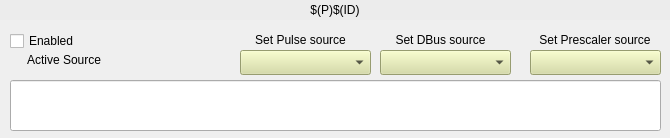
<ui version="4.0">
 <class>Form</class>
 <widget class="QWidget" name="Form">
  <property name="geometry">
   <rect>
    <x>0</x>
    <y>0</y>
    <width>670</width>
    <height>138</height>
   </rect>
  </property>
  <property name="windowTitle">
   <string>Form</string>
  </property>
  <widget class="caToggleButton" name="catogglebutton">
   <property name="geometry">
    <rect>
     <x>10</x>
     <y>30</y>
     <width>81</width>
     <height>22</height>
    </rect>
   </property>
   <property name="text">
    <string>Enabled</string>
   </property>
   <property name="channel" stdset="0">
    <string notr="true">$(EVR):$(P)$(ID)-Ena-SP</string>
   </property>
  </widget>
  <widget class="QLabel" name="label_14">
   <property name="geometry">
    <rect>
     <x>0</x>
     <y>50</y>
     <width>101</width>
     <height>20</height>
    </rect>
   </property>
   <property name="text">
    <string>Active Source</string>
   </property>
   <property name="alignment">
    <set>Qt::AlignRight|Qt::AlignTrailing|Qt::AlignVCenter</set>
   </property>
  </widget>
  <widget class="caMenu" name="camenu_2">
   <property name="geometry">
    <rect>
     <x>240</x>
     <y>50</y>
     <width>131</width>
     <height>25</height>
    </rect>
   </property>
   <property name="channel" stdset="0">
    <string notr="true">$(EVR):$(P)$(ID)-Src-Pulse-SP</string>
   </property>
  <property name="styleSheet">
   <string notr="true">background-color: rgb(212, 219, 157);</string>
  </property></widget>
  <widget class="caMenu" name="camenu_3">
   <property name="geometry">
    <rect>
     <x>530</x>
     <y>50</y>
     <width>131</width>
     <height>25</height>
    </rect>
   </property>
   <property name="channel" stdset="0">
    <string notr="true">$(EVR):$(P)$(ID)-Src-Scale-SP</string>
   </property>
  <property name="styleSheet">
   <string notr="true">background-color: rgb(212, 219, 157);</string>
  </property></widget>
  <widget class="caMenu" name="camenu_4">
   <property name="geometry">
    <rect>
     <x>380</x>
     <y>50</y>
     <width>131</width>
     <height>25</height>
    </rect>
   </property>
   <property name="channel" stdset="0">
    <string notr="true">$(EVR):$(P)$(ID)-Src-DBus-SP</string>
   </property>
  <property name="styleSheet">
   <string notr="true">background-color: rgb(212, 219, 157);</string>
  </property></widget>
  <widget class="QLabel" name="label_15">
   <property name="geometry">
    <rect>
     <x>240</x>
     <y>30</y>
     <width>121</width>
     <height>20</height>
    </rect>
   </property>
   <property name="text">
    <string>Set Pulse source</string>
   </property>
   <property name="alignment">
    <set>Qt::AlignCenter</set>
   </property>
  </widget>
  <widget class="QLabel" name="label_16">
   <property name="geometry">
    <rect>
     <x>380</x>
     <y>30</y>
     <width>121</width>
     <height>20</height>
    </rect>
   </property>
   <property name="text">
    <string>Set DBus source</string>
   </property>
   <property name="alignment">
    <set>Qt::AlignCenter</set>
   </property>
  </widget>
  <widget class="QLabel" name="label_17">
   <property name="geometry">
    <rect>
     <x>520</x>
     <y>30</y>
     <width>150</width>
     <height>20</height>
    </rect>
   </property>
   <property name="text">
    <string>Set Prescaler source</string>
   </property>
   <property name="alignment">
    <set>Qt::AlignCenter</set>
   </property>
  </widget>
  <widget class="caLineEdit" name="calineedit">
   <property name="geometry">
    <rect>
     <x>10</x>
     <y>80</y>
     <width>651</width>
     <height>51</height>
    </rect>
   </property>
   <property name="alignment">
    <set>Qt::AlignLeading|Qt::AlignLeft|Qt::AlignTop</set>
   </property>
   <property name="channel" stdset="0">
    <string notr="true">$(EVR):$(P)$(ID)-User-SP</string>
   </property>
   <property name="formatType">
    <enum>caLineEdit::string</enum>
   </property>
  </widget>
  <widget class="caInclude" name="cainclude">
   <property name="geometry">
    <rect>
     <x>110</x>
     <y>50</y>
     <width>120</width>
     <height>20</height>
    </rect>
   </property>
   <property name="macro">
    <string notr="true">CHAN=$(EVR):$(P)$(ID)-Src-Pulse-RB</string>
   </property>
   <property name="filename" stdset="0">
    <string notr="true">G_EVR_VME_out-helper.ui</string>
   </property>
   <property name="visibility">
    <enum>caInclude::Calc</enum>
   </property>
   <property name="visibilityCalc">
    <string notr="true">A=B</string>
   </property>
   <property name="channel" stdset="0">
    <string notr="true">$(EVR):$(P)$(ID)-Src-RB</string>
   </property>
   <property name="channelB">
    <string notr="true">$(EVR):$(P)$(ID)-Src-Pulse-SP.RVAL</string>
   </property>
  </widget>
  <widget class="caInclude" name="cainclude_2">
   <property name="geometry">
    <rect>
     <x>110</x>
     <y>50</y>
     <width>120</width>
     <height>20</height>
    </rect>
   </property>
   <property name="macro">
    <string notr="true">CHAN=$(EVR):$(P)$(ID)-Src-Scale-RB</string>
   </property>
   <property name="filename" stdset="0">
    <string notr="true">G_EVR_VME_out-helper.ui</string>
   </property>
   <property name="visibility">
    <enum>caInclude::Calc</enum>
   </property>
   <property name="visibilityCalc">
    <string notr="true">A=B&amp;&amp;A#0</string>
   </property>
   <property name="channel" stdset="0">
    <string notr="true">$(EVR):$(P)$(ID)-Src-RB</string>
   </property>
   <property name="channelB">
    <string notr="true">$(EVR):$(P)$(ID)-Src-Scale-SP.RVAL</string>
   </property>
  </widget>
  <widget class="caInclude" name="cainclude_3">
   <property name="geometry">
    <rect>
     <x>110</x>
     <y>50</y>
     <width>120</width>
     <height>20</height>
    </rect>
   </property>
   <property name="macro">
    <string notr="true">CHAN=$(EVR):$(P)$(ID)-Src-DBus-RB</string>
   </property>
   <property name="filename" stdset="0">
    <string notr="true">G_EVR_VME_out-helper.ui</string>
   </property>
   <property name="visibility">
    <enum>caInclude::Calc</enum>
   </property>
   <property name="visibilityCalc">
    <string notr="true">A=B&amp;&amp;A#0</string>
   </property>
   <property name="channel" stdset="0">
    <string notr="true">$(EVR):$(P)$(ID)-Src-RB</string>
   </property>
   <property name="channelB">
    <string notr="true">$(EVR):$(P)$(ID)-Src-DBus-SP.RVAL</string>
   </property>
  </widget>
  <widget class="caLabel" name="calabel">
   <property name="geometry">
    <rect>
     <x>0</x>
     <y>0</y>
     <width>670</width>
     <height>20</height>
    </rect>
   </property>
   <property name="text">
    <string>$(P)$(ID)</string>
   </property>
   <property name="alignment">
    <set>Qt::AlignCenter</set>
   </property>
  <property name="styleSheet">
   <string notr="true">background-color: rgb(236, 236, 236, 255);</string>
  </property></widget>
 </widget>
 <customwidgets>
  <customwidget>
   <class>caMenu</class>
   <extends>QComboBox</extends>
   <header>caMenu</header>
  </customwidget>
  <customwidget>
   <class>caToggleButton</class>
   <extends>QCheckBox</extends>
   <header>caToggleButton</header>
  </customwidget>
  <customwidget>
   <class>caLabel</class>
   <extends>QLabel</extends>
   <header>caLabel</header>
  </customwidget>
  <customwidget>
   <class>caInclude</class>
   <extends>QWidget</extends>
   <header>caInclude</header>
  </customwidget>
  <customwidget>
   <class>caLineEdit</class>
   <extends>QLineEdit</extends>
   <header>caLineEdit</header>
  </customwidget>
 </customwidgets>
 <resources/>
 <connections/>
</ui>
